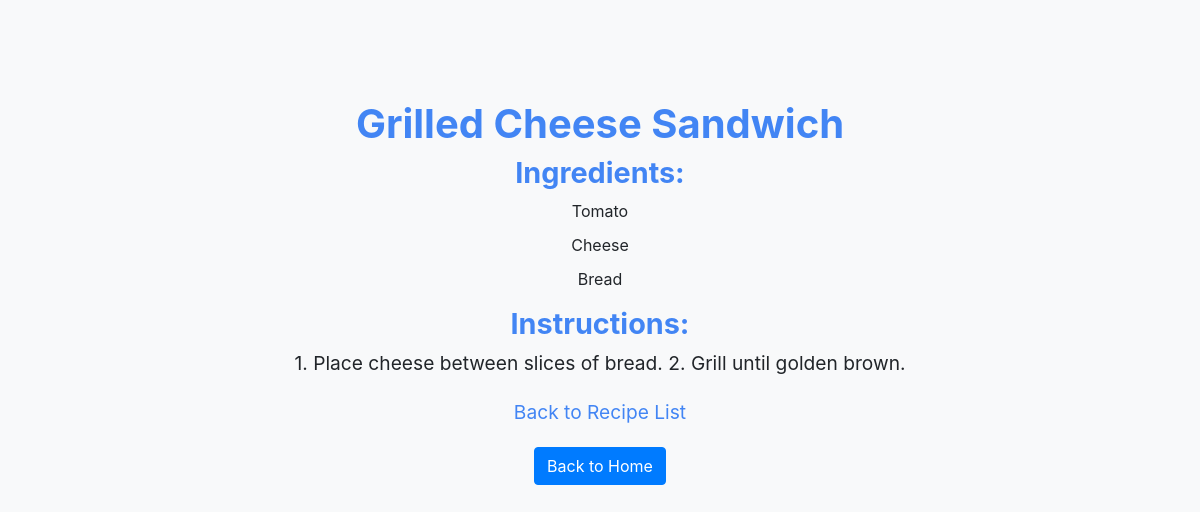
The page /recipe-detail/1/ on the database its author committed.
### recipes/models.py (models this page shows, shortened)
class Recipe(models.Model):
    title = models.CharField(max_length=100)
    ingredients = models.ManyToManyField(Ingredient)
    instructions = models.TextField()

class Ingredient(models.Model):
    name = models.CharField(max_length=100)

### recipes/views.py (the view)
# urls.py: path('recipe-detail/<int:recipe_id>/', views.recipe_detail, name='recipe_detail'),
def recipe_detail(request, recipe_id):
    recipe = get_object_or_404(Recipe, pk=recipe_id)
    return render(request, 'recipe_detail.html', {'recipe': recipe})

### recipes/templates/recipe_detail.html (shortened to what this page needs)
<!DOCTYPE html>
<html lang="en">
<head>
    <link rel="stylesheet" href="https://stackpath.bootstrapcdn.com/bootstrap/4.3.1/css/bootstrap.min.css">
</head>
<body>
    <div class="container">
        <h1>{{ recipe.title }}</h1>
        <h2>Ingredients:</h2>
        <ul>
            {% for ingredient in recipe.ingredients.all %}
                <li>{{ ingredient.name }}</li>
            {% endfor %}
        </ul>
        <h2>Instructions:</h2>
        <p>{{ recipe.instructions }}</p>
        <a href="{% url 'recipe_list' %}">Back to Recipe List</a>
        <a class="btn btn-primary back-button" href="{% url 'home' %}">Back to Home</a>
    </div>

### recipes/templates/recipe_detail.html (style rules this page uses)
body { background-color: #f8f9fa; padding: 50px; }
.container { text-align: center; margin-top: 50px; }
h1 { font-size: 2.5em; font-weight: bold; color: #4285f4; }
h2 { font-size: 1.8em; font-weight: bold; color: #4285f4; }
ul { list-style-type: none; padding: 0; }
li { margin-bottom: 10px; }
p { font-size: 1.2em; }
a { color: #4285f4; text-decoration: none; font-size: 1.2em; margin-top: 20px; display: block; }

### rows shown on the page
Recipe: title "Grilled Cheese Sandwich", instructions "1. Place cheese between slices of bread. 2. Grill until golden brown."
Ingredient: name "Tomato"
Ingredient: name "Cheese"
Ingredient: name "Bread"
